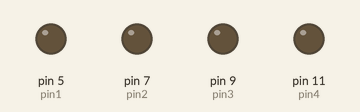
A sketch run on a simulated Arduino Uno, built with avr-gcc and run on an emulated ATmega328P. On the bench: output pins drawn as LEDs (lit = HIGH).

Above: at 0.1 s.
At 6.1 s:
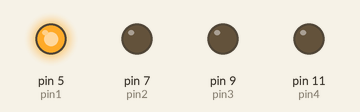
At 9.1 s:
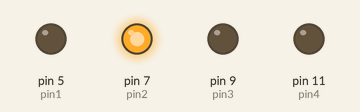
At 15.1 s:
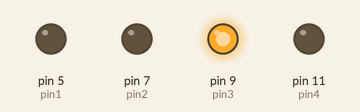
At 24.1 s:
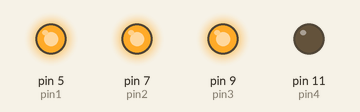
At 33.1 s:
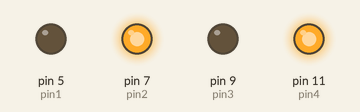
Timing chart, 0 to 37.5 s (numbered marks = the images above):
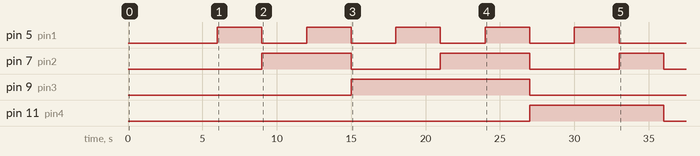

The sketch:

bit10counter.ino
```cpp
int pin1=5;  //initializing pins as vars beacuse who wants to use constants:
int pin2=7;
int pin3=9;
int pin4=11;
int timr=3000;

void setup() {
  // put your setup code here, to run once:

pinMode(pin1,OUTPUT);
pinMode(pin2,OUTPUT);pinMode(pin3,OUTPUT);pinMode(pin4,OUTPUT);

}

void loop() {
  // put your main code here, to run repeatedly:
int i=0;
digitalWrite(pin4,LOW);
digitalWrite(pin3,LOW);
digitalWrite(pin2,LOW);
digitalWrite(pin1,LOW);
delay(timr);

while(i<11){//We start the counter:

if((i % 2) > 0) { digitalWrite(pin1, HIGH); } else { digitalWrite(pin1, LOW); }

if((i % 4) > 1) { digitalWrite(pin2, HIGH); } else { digitalWrite(pin2, LOW); }

if((i % 8) > 3) { digitalWrite(pin3, HIGH); } else { digitalWrite(pin3, LOW); }

if((i % 16) > 7) { digitalWrite(pin4, HIGH); } else { digitalWrite(pin4, LOW); }
i++;
delay(timr);
}
}
```

Measured:
- by itself, pin 5 (pin1): alternates HIGH for 3.0 s and LOW for 3.0 s, 10 changes in all, then stays LOW
- by itself, pin 7 (pin2): goes HIGH 6.0 s, LOW 6.0 s, HIGH 6.0 s, LOW 6.0 s, HIGH 3.0 s, then LOW
- by itself, pin 9 (pin3): LOW → HIGH at 15.0 s, → LOW 12.0 s later
- by itself, pin 11 (pin4): LOW → HIGH at 27.0 s, → LOW 9.0 s later
